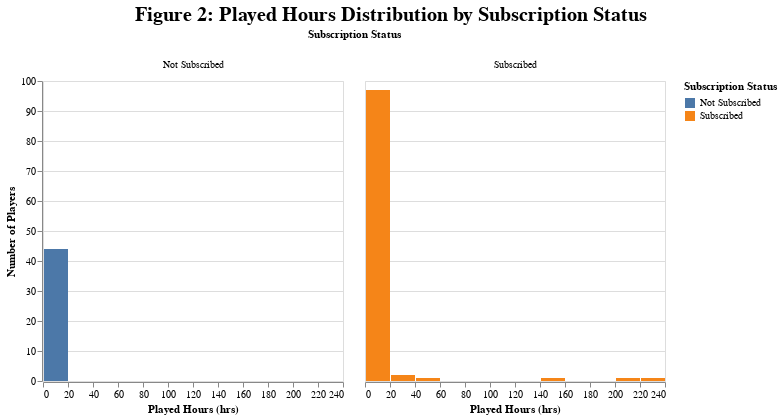

The cell this chart's notebook holds for it:
### Code cell
#Subscription Chart
chart_sub = (
    alt.Chart(player_training)
    .mark_bar()
    .encode(
        x=alt.X('played_hours:Q', bin=alt.Bin(maxbins=20), title='Played Hours (hrs)'),
        y=alt.Y('count()', title='Number of Players'),
        color=alt.Color('subscribe:N', title='Subscription Status')
    )
    .facet(
        column=alt.Column('subscribe:N', title='Subscription Status')
    )
    .resolve_scale(color='shared')
    .properties(
        title=alt.TitleParams(
            text='Figure 2: Played Hours Distribution by Subscription Status',
            fontSize=20,
            fontWeight='bold',
            anchor='middle'
        )
    )
)

chart_sub

### Figure 1 — Vega-Lite specification as saved in the notebook (floating-point values rounded to 4 significant figures; data arrays with more than 128 entries replaced by an {"elided": "..."} marker saying what was removed)
{"config": {"view": {"continuousWidth": 300, "continuousHeight": 300}}, "data": {"name": "data-48f92a76c34b898d99b1651de141db41"}, "facet": {"column": {"field": "subscribe", "title": "Subscription Status", "type": "nominal"}}, "spec": {"mark": {"type": "bar"}, "encoding": {"color": {"field": "subscribe", "title": "Subscription Status", "type": "nominal"}, "x": {"bin": {"maxbins": 20}, "field": "played_hours", "title": "Played Hours (hrs)", "type": "quantitative"}, "y": {"aggregate": "count", "title": "Number of Players", "type": "quantitative"}}}, "resolve": {"scale": {"color": "shared"}}, "title": {"text": "Figure 2: Played Hours Distribution by Subscription Status", "anchor": "middle", "fontSize": 20, "fontWeight": "bold"}, "$schema": "https://vega.github.io/schema/vega-lite/v5.20.1.json", "datasets": {"data-48f92a76c34b898d99b1651de141db41": {"elided": "147 records"}}}
